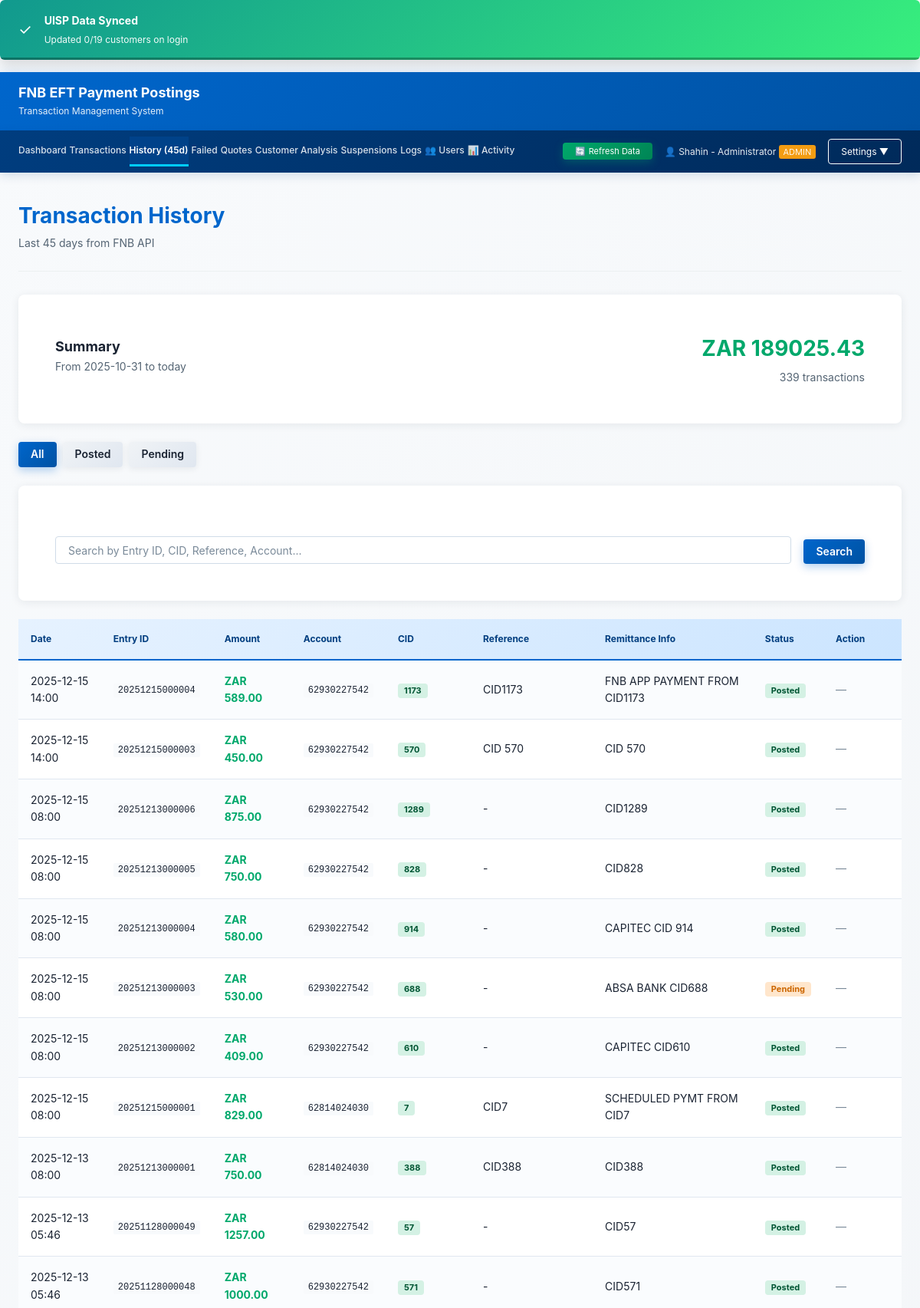
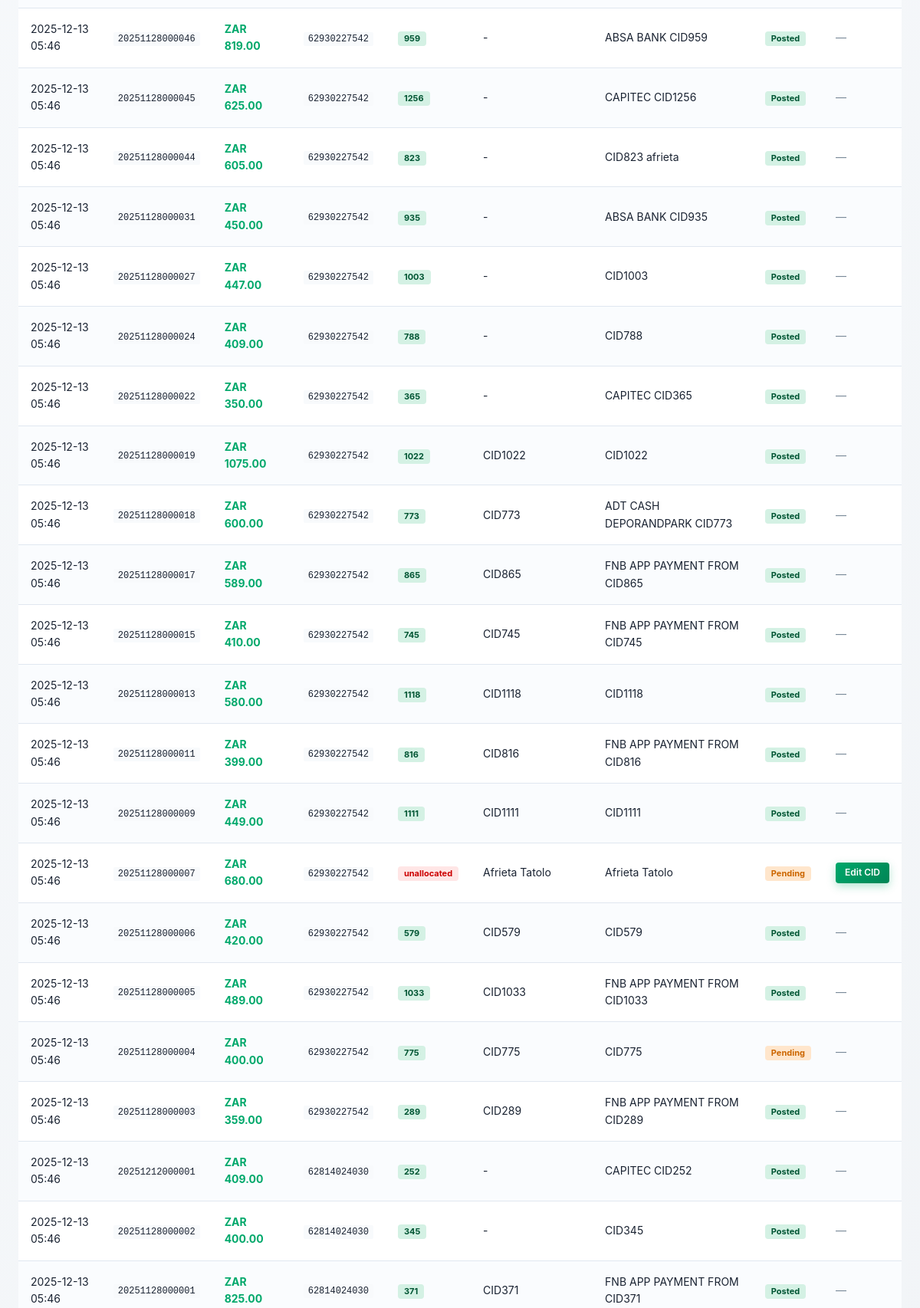
The page /transaction-history (signed in, upper part) on the database its author committed (2 pictures, top to bottom).
### app/models.py (models this page shows, shortened)
class User(UserMixin, db.Model):
    __tablename__ = 'users'
    id = db.Column(db.Integer, primary_key=True)
    username = db.Column(db.String(80), unique=True, nullable=False, index=True)
    password_hash = db.Column(db.String(255), nullable=False)
    full_name = db.Column(db.String(120), nullable=True)
    role = db.Column(db.String(20), default='user', nullable=False, index=True)
    is_active = db.Column(db.Boolean, default=True, nullable=False, index=True)
    must_change_password = db.Column(db.Boolean, default=True, nullable=False)
    last_login = db.Column(db.DateTime, nullable=True)
    created_at = db.Column(db.DateTime, default=datetime.utcnow, nullable=False)
    created_by = db.Column(db.String(80), nullable=True)
    updated_at = db.Column(db.DateTime, default=datetime.utcnow, onupdate=datetime.utcnow)

class Transaction(db.Model):
    __tablename__ = 'transactions'
    id = db.Column(db.Integer, primary_key=True)
    entryId = db.Column(db.String(255), unique=True, nullable=False, index=True)
    account = db.Column(db.String(50), nullable=False)
    amount = db.Column(db.Float, nullable=False)
    valueDate = db.Column(db.String(10), nullable=True)
    remittance_info = db.Column(db.Text, nullable=True)
    reference = db.Column(db.Text, nullable=True)
    CID = db.Column(db.String(50), default='unallocated')
    posted = db.Column(db.String(10), default='no')
    UISPpaymentId = db.Column(db.String(255), nullable=True)
    postedDate = db.Column(db.DateTime, nullable=True)
    status = db.Column(db.String(50), default='pending')
    note = db.Column(db.Text, nullable=True)
    source = db.Column(db.String(50), default='FNB-PAYMENT')
    original_reference = db.Column(db.Text, nullable=True)
    original_remittance_info = db.Column(db.Text, nullable=True)
    original_CID = db.Column(db.String(50), nullable=True)
    timestamp = db.Column(db.DateTime, default=datetime.utcnow, nullable=False, index=True)
    created_at = db.Column(db.DateTime, default=datetime.utcnow, nullable=False)
    updated_at = db.Column(db.DateTime, default=datetime.utcnow, onupdate=datetime.utcnow)
    __table_args__ = (
        Index('idx_timestamp_posted', 'timestamp', 'posted'),
        Index('idx_cid_posted', 'CID', 'posted'),
    )

### app/routes.py (the view, shortened to what this page needs)
@main_bp.route('/transaction-history', methods=['GET'])
@login_required
def transaction_history():
    page = request.args.get('page', 1, type=int)
    search = request.args.get('search', '', type=str).strip()
    status = request.args.get('status', 'all', type=str)
    per_page = 50
    from datetime import timedelta
    today = datetime.now(timezone.utc)
    cutoff_date = today - timedelta(days=45)
    query = Transaction.query.filter(
        Transaction.amount > 0,
        Transaction.timestamp >= cutoff_date
    )
    if status == 'yes':
        query = query.filter(Transaction.posted == 'yes')
    elif status == 'no':
        query = query.filter(Transaction.posted == 'no')
    transactions = query.order_by(Transaction.timestamp.desc()).paginate(
        page=page, per_page=per_page, error_out=False
    )
    total_amount = db.session.query(db.func.sum(Transaction.amount)).filter(
        Transaction.amount > 0,
        Transaction.timestamp >= cutoff_date
    )
    if status == 'yes':
        total_amount = total_amount.filter(Transaction.posted == 'yes')
    elif status == 'no':
        total_amount = total_amount.filter(Transaction.posted == 'no')
    total_amount = total_amount.scalar() or 0.0
    total_count = query.count()
    return render_template('transaction_history.html',
                         transactions=transactions,
                         search=search,
                         status=status,
                         total_amount=total_amount,
                         total_count=total_count,
                         cutoff_date=cutoff_date)

### app/templates/transaction_history.html (shortened to what this page needs)
{% extends "base.html" %}
{% block content %}
<div class="page-header">
    <div>
        <h1 class="page-title">Transaction History</h1>
        <p class="page-subtitle">Last 45 days from FNB API</p>
    </div>
</div>
<div class="card mb-lg">
    <div class="card-body">
        <div style="display: flex; justify-content: space-between; align-items: center;">
            <div>
                <h3 style="margin: 0;">Summary</h3>
                <p style="margin: 5px 0; color: var(--color-text-secondary);">From {{ cutoff_date.strftime('%Y-%m-%d') }} to today</p>
            </div>
            <div style="text-align: right;">
                <div style="font-size: 28px; font-weight: bold; color: var(--color-success);">ZAR {{ "%.2f"|format(total_amount) }}</div>
                <div style="color: var(--color-text-secondary); margin-top: 5px;">{{ total_count }} transactions</div>
            </div>
        </div>
    </div>
</div>
<div class="page-actions mb-lg">
    <a href="?status=all{% if search %}&search={{ search }}{% endif %}" class="btn {% if status == 'all' %}btn-primary{% else %}btn-secondary{% endif %}">All</a>
    <a href="?status=yes{% if search %}&search={{ search }}{% endif %}" class="btn {% if status == 'yes' %}btn-success{% else %}btn-secondary{% endif %}">Posted</a>
    <a href="?status=no{% if search %}&search={{ search }}{% endif %}" class="btn {% if status == 'no' %}btn-warning{% else %}btn-secondary{% endif %}">Pending</a>
</div>
<div class="card mb-lg">
    <div class="card-body">
        <form method="GET" action="/transaction-history" class="form-inline">
            <input type="text" name="search" value="{{ search }}" placeholder="Search by Entry ID, CID, Reference, Account..." class="form-control" style="flex: 1; margin-right: var(--spacing-sm);">
            <button type="submit" class="btn btn-primary">Search</button>
        </form>
    </div>
</div>
<div class="table-responsive">
    <table class="table table-striped table-hover">
        <thead>
            <tr>
                <th>Date</th>
                <th>Entry ID</th>
                <th>Amount</th>
                <th>Account</th>
                <th>CID</th>
                <th>Reference</th>
                <th>Remittance Info</th>
                <th>Status</th>
                <th style="width: 100px;">Action</th>
            </tr>
        </thead>
        <tbody>
            {% if transactions.items %}
                {% for txn in transactions.items %}
                <tr>
                    <td>{{ txn.timestamp.strftime('%Y-%m-%d %H:%M') if txn.timestamp else '-' }}</td>
                    <td><code>{{ txn.entryId }}</code></td>
                    <td><strong style="color: var(--color-success);">ZAR {{ "%.2f"|format(txn.amount) }}</strong></td>
                    <td><code>{{ txn.account }}</code></td>
                    <td>
                        {% if txn.CID == 'unallocated' %}
                            <span class="badge badge-danger">{{ txn.CID }}</span>
                        {% else %}
                            <span class="badge badge-success">{{ txn.CID }}</span>
                        {% endif %}
                    </td>
                    <td>{{ txn.reference or '-' }}</td>
                    <td title="{{ txn.remittance_info or '-' }}">{{ txn.remittance_info or '-' }}</td>
                    <td>
                        {% if txn.posted == 'yes' %}
                            <span class="badge badge-success">Posted</span>
                        {% else %}
                            <span class="badge badge-warning">Pending</span>
                        {% endif %}
                    </td>
                    <td>
                        {% if txn.CID == 'unallocated' and txn.posted == 'no' %}
                            <button class="btn btn-success btn-sm" onclick="openEditModal('{{ txn.entryId }}')">
                                Edit CID
                            </button>
                        {% else %}
                            <span style="color: var(--color-text-muted);">—</span>
                        {% endif %}
                    </td>
                </tr>
                {% endfor %}
            {% endif %}
        </tbody>
    </table>
</div>
{% endblock %}

### app/templates/base.html (shortened to what this page needs)
<!DOCTYPE html>
<html>
<head>
    <link rel="stylesheet" href="{{ url_for('static', filename='css/variables.css') }}?v=2.1">
    <link rel="stylesheet" href="{{ url_for('static', filename='css/base.css') }}?v=2.1">
    <link rel="stylesheet" href="{{ url_for('static', filename='css/layout.css') }}?v=2.1">
    <link rel="stylesheet" href="{{ url_for('static', filename='css/components/buttons.css') }}?v=2.1">
    <link rel="stylesheet" href="{{ url_for('static', filename='css/components/forms.css') }}?v=2.1">
    <link rel="stylesheet" href="{{ url_for('static', filename='css/components/cards.css') }}?v=2.1">
    <link rel="stylesheet" href="{{ url_for('static', filename='css/components/tables.css') }}?v=2.1">
    <link rel="stylesheet" href="{{ url_for('static', filename='css/components/badges.css') }}?v=2.1">
    <link rel="stylesheet" href="{{ url_for('static', filename='css/components/modals.css') }}?v=2.1">
    <link rel="stylesheet" href="{{ url_for('static', filename='css/components/alerts.css') }}?v=2.1">
    <link rel="stylesheet" href="{{ url_for('static', filename='css/theme-vibrant.css') }}?v=2.1">
</head>
<body>
    <div class="notification-container" id="notificationContainer"></div>
    <header>
        <h1>FNB EFT Payment Postings</h1>
        <p>Transaction Management System</p>
    </header>
    <nav>
        <div class="nav-links">
            <a href="/">Dashboard</a>
            <a href="/transactions">Transactions</a>
            <a href="/transaction-history">History (45d)</a>
            <a href="/failed">Failed</a>
            <a href="/quotes">Quotes</a>
            <a href="/customer-analysis">Customer Analysis</a>
            <a href="{{ url_for('suspension.list_suspensions') }}">Suspensions</a>
            {% if current_user.is_authenticated and current_user.role == 'admin' %}
            <a href="/execution-logs">Logs</a>
            <a href="{{ url_for('auth.users_page') }}">👥 Users</a>
            <a href="{{ url_for('auth.activity_logs_page') }}">📊 Activity</a>
            {% endif %}
        </div>
        <div class="nav-user">
            {% if current_user.is_authenticated %}
            <button class="refresh-btn" onclick="refreshAllData()" title="Refresh all customer data from UISP">
                <span>🔄</span>
                <span id="refresh-text">Refresh Data</span>
            </button>
            <div class="user-info">
                👤 {{ current_user.full_name or current_user.username }}
                {% if current_user.role == 'admin' %}<span style="background: #f39c12; padding: 2px 6px; border-radius: 3px; font-size: 11px;">ADMIN</span>{% endif %}
            </div>
            <div class="dropdown">
                <button class="dropdown-btn">Settings ▼</button>
            </div>
            {% endif %}
        </div>
    </nav>
    <div class="container">
        {% block content %}{% endblock %}
    </div>
</body>
</html>

### app/static/css/variables.css (style rules this page uses)
:root { --color-primary: #0066cc; --color-primary-dark: #004da6; --color-primary-darker: #003d7f; --color-primary-light: #e6f2ff; --color-success: #00a86b; --color-success-dark: #007d54; --color-success-light: #d4f1e4; --color-danger: #ff3333; --color-danger-dark: #cc0000; --color-danger-light: #ffe6e6; --color-warning: #ff9900; --color-warning-dark: #cc7700; --color-warning-light: #ffe6cc; --color-info: #0099ff; --color-info-light: #ccf0ff; --color-duplicate: #ff6b35; --color-duplicate-dark: #cc5429; --color-neutral: #7a8a99; --color-neutral-dark: #556574; --color-neutral-light: #f0f3f6; --color-bg: #ffffff; --color-bg-light: #f8fafc; --color-bg-lighter: #f0f3f6; --color-text: #1a2332; --color-text-secondary: #556574; --color-text-muted: #7a8a99; --color-text-inverse: #ffffff; --color-border: #ecf0f1; --color-border-dark: #ddd; --color-border-light: #f5f5f5; --font-primary: -apple-system, BlinkMacSystemFont, 'Segoe UI', Roboto, 'Helvetica Neue', Arial, sans-serif; --font-mono: 'Monaco', 'Menlo', 'Ubuntu Mono', 'Courier New', monospace; --font-size-xs: 11px; --font-size-sm: 12px; --font-size-base: 14px; --font-size-lg: 16px; --font-size-xl: 18px; --font-size-2xl: 24px; --font-size-3xl: 28px; --font-weight-normal: 400; --font-weight-medium: 500; --font-weight-semibold: 600; --font-weight-bold: 700; --line-height-tight: 1.2; --line-height-normal: 1.5; --line-height-relaxed: 1.6; --line-height-loose: 1.8; --spacing-xs: 4px; --spacing-sm: 8px; --spacing-md: 16px; --spacing-lg: 24px; --spacing-xl: 32px; --spacing-2xl: 48px; --shadow-sm: 0 2px 4px rgba(0, 0, 0, 0.08); --shadow-md: 0 4px 8px rgba(0, 0, 0, 0.10); --shadow-lg: 0 8px 16px rgba(0, 0, 0, 0.12); --shadow-xl: 0 12px 24px rgba(0, 0, 0, 0.15); --shadow-2xl: 0 20px 40px rgba(0, 0, 0, 0.20); --radius-sm: 2px; --radius-md: 4px; --radius-lg: 6px; --radius-xl: 8px; --radius-full: 50%; --transition-fast: 0.15s ease; --transition-base: 0.2s ease; --transition-slow: 0.3s ease; --transition-slower: 0.4s ease; --z-dropdown: 100; --z-sticky: 200; --z-fixed: 300; --z-modal-backdrop: 900; --z-modal: 1000; --z-tooltip: 1100; --z-notification: 1200; --breakpoint-xs: 320px; --breakpoint-sm: 480px; --breakpoint-md: 768px; --breakpoint-lg: 1024px; --breakpoint-xl: 1280px; --breakpoint-2xl: 1536px; --container-sm: 640px; --container-md: 768px; --container-lg: 1024px; --container-xl: 1200px; --container-2xl: 1280px; }

### app/static/css/base.css (style rules this page uses)
* { margin: 0; padding: 0; box-sizing: border-box; }
html { scroll-behavior: smooth; -webkit-font-smoothing: antialiased; -moz-osx-font-smoothing: grayscale; }
body { font-family: var(--font-primary); font-size: var(--font-size-base); font-weight: var(--font-weight-normal); line-height: var(--line-height-relaxed); color: var(--color-text); background: linear-gradient(135deg, #f8fafc 0%, #f0f3f6 100%); min-height: 100vh; }
h1, h2, h3, h4, h5, h6 { margin: 0; font-weight: var(--font-weight-bold); line-height: var(--line-height-tight); color: var(--color-text); }
h1 { font-size: var(--font-size-3xl); margin-bottom: var(--spacing-lg); }
h3 { font-size: var(--font-size-xl); margin-bottom: var(--spacing-sm); }
p { margin: 0; margin-bottom: var(--spacing-md); }
p:last-child { margin-bottom: 0; }
a { color: var(--color-primary); text-decoration: none; transition: color var(--transition-base); }
code, pre { font-family: var(--font-mono); font-size: var(--font-size-sm); background: var(--color-bg-light); padding: 2px 6px; border-radius: var(--radius-sm); color: var(--color-text); }
input, textarea, select { font-family: inherit; font-size: inherit; line-height: inherit; color: inherit; }
button { font-family: inherit; cursor: pointer; border: none; background: none; }
table { width: 100%; border-collapse: collapse; margin-bottom: var(--spacing-lg); }
.container { width: 100%; max-width: var(--container-xl); margin: 0 auto; padding: 0 var(--spacing-md); }

### app/static/css/components/cards.css (style rules this page uses)
.card { background: var(--color-bg); border: none; border-radius: var(--radius-lg); padding: var(--spacing-lg); margin-bottom: var(--spacing-lg); box-shadow: 0 2px 12px rgba(26, 35, 50, 0.08); transition: all var(--transition-base); }
.card-body { margin: 0; padding: 0; }
.card-body > :last-child { margin-bottom: 0; }

### rows shown on the page
User: full_name "Shahin - Administrator"
Transaction: timestamp "2025-12-15 14:00", entryId "20251215000004", amount "589.00", account "62930227542", CID "1173", reference "CID1173", remittance_info "FNB APP PAYMENT FROM CID1173", posted "Posted"
Transaction: timestamp "2025-12-15 14:00", entryId "20251215000003", amount "450.00", account "62930227542", CID "570", reference "CID 570", remittance_info "CID 570", posted "Posted"
Transaction: timestamp "2025-12-15 08:00", entryId "20251213000006", amount "875.00", account "62930227542", CID "1289", reference "-", remittance_info "CID1289", posted "Posted"
Transaction: timestamp "2025-12-15 08:00", entryId "20251213000005", amount "750.00", account "62930227542", CID "828", reference "-", remittance_info "CID828", posted "Posted"
Transaction: timestamp "2025-12-15 08:00", entryId "20251213000004", amount "580.00", account "62930227542", CID "914", reference "-", remittance_info "CAPITEC CID 914", posted "Posted"
Transaction: timestamp "2025-12-15 08:00", entryId "20251213000003", amount "530.00", account "62930227542", CID "688", reference "-", remittance_info "ABSA BANK CID688", posted "Pending"
Transaction: timestamp "2025-12-15 08:00", entryId "20251213000002", amount "409.00", account "62930227542", CID "610", reference "-", remittance_info "CAPITEC CID610", posted "Posted"
Transaction: timestamp "2025-12-15 08:00", entryId "20251215000001", amount "829.00", account "62814024030", CID "7", reference "CID7", remittance_info "SCHEDULED PYMT FROM CID7", posted "Posted"
Transaction: timestamp "2025-12-13 08:00", entryId "20251213000001", amount "750.00", account "62814024030", CID "388", reference "CID388", remittance_info "CID388", posted "Posted"
Transaction: timestamp "2025-12-13 05:46", entryId "20251128000049", amount "1257.00", account "62930227542", CID "57", reference "-", remittance_info "CID57", posted "Posted"
Transaction: timestamp "2025-12-13 05:46", entryId "20251128000048", amount "1000.00", account "62930227542", CID "571", reference "-", remittance_info "CID571", posted "Posted"
Transaction: timestamp "2025-12-13 05:46", entryId "20251128000046", amount "819.00", account "62930227542", CID "959", reference "-", remittance_info "ABSA BANK CID959", posted "Posted"
Transaction: timestamp "2025-12-13 05:46", entryId "20251128000045", amount "625.00", account "62930227542", CID "1256", reference "-", remittance_info "CAPITEC CID1256", posted "Posted"
Transaction: timestamp "2025-12-13 05:46", entryId "20251128000044", amount "605.00", account "62930227542", CID "823", reference "-", remittance_info "CID823 afrieta", posted "Posted"
Transaction: timestamp "2025-12-13 05:46", entryId "20251128000031", amount "450.00", account "62930227542", CID "935", reference "-", remittance_info "ABSA BANK CID935", posted "Posted"
Transaction: timestamp "2025-12-13 05:46", entryId "20251128000027", amount "447.00", account "62930227542", CID "1003", reference "-", remittance_info "CID1003", posted "Posted"
Transaction: timestamp "2025-12-13 05:46", entryId "20251128000024", amount "409.00", account "62930227542", CID "788", reference "-", remittance_info "CID788", posted "Posted"
Transaction: timestamp "2025-12-13 05:46", entryId "20251128000022", amount "350.00", account "62930227542", CID "365", reference "-", remittance_info "CAPITEC CID365", posted "Posted"
Transaction: timestamp "2025-12-13 05:46", entryId "20251128000019", amount "1075.00", account "62930227542", CID "1022", reference "CID1022", remittance_info "CID1022", posted "Posted"
Transaction: timestamp "2025-12-13 05:46", entryId "20251128000018", amount "600.00", account "62930227542", CID "773", reference "CID773", remittance_info "ADT CASH DEPORANDPARK CID773", posted "Posted"
Transaction: timestamp "2025-12-13 05:46", entryId "20251128000017", amount "589.00", account "62930227542", CID "865", reference "CID865", remittance_info "FNB APP PAYMENT FROM CID865", posted "Posted"
Transaction: timestamp "2025-12-13 05:46", entryId "20251128000015", amount "410.00", account "62930227542", CID "745", reference "CID745", remittance_info "FNB APP PAYMENT FROM CID745", posted "Posted"
Transaction: timestamp "2025-12-13 05:46", entryId "20251128000013", amount "580.00", account "62930227542", CID "1118", reference "CID1118", remittance_info "CID1118", posted "Posted"
Transaction: timestamp "2025-12-13 05:46", entryId "20251128000011", amount "399.00", account "62930227542", CID "816", reference "CID816", remittance_info "FNB APP PAYMENT FROM CID816", posted "Posted"
Transaction: timestamp "2025-12-13 05:46", entryId "20251128000009", amount "449.00", account "62930227542", CID "1111", reference "CID1111", remittance_info "CID1111", posted "Posted"
Transaction: timestamp "2025-12-13 05:46", entryId "20251128000007", amount "680.00", account "62930227542", CID "unallocated", reference "Afrieta Tatolo", remittance_info "Afrieta Tatolo", posted "Pending"
Transaction: timestamp "2025-12-13 05:46", entryId "20251128000006", amount "420.00", account "62930227542", CID "579", reference "CID579", remittance_info "CID579", posted "Posted"
Transaction: timestamp "2025-12-13 05:46", entryId "20251128000005", amount "489.00", account "62930227542", CID "1033", reference "CID1033", remittance_info "FNB APP PAYMENT FROM CID1033", posted "Posted"
Transaction: timestamp "2025-12-13 05:46", entryId "20251128000004", amount "400.00", account "62930227542", CID "775", reference "CID775", remittance_info "CID775", posted "Pending"
Transaction: timestamp "2025-12-13 05:46", entryId "20251128000003", amount "359.00", account "62930227542", CID "289", reference "CID289", remittance_info "FNB APP PAYMENT FROM CID289", posted "Posted"
Transaction: timestamp "2025-12-13 05:46", entryId "20251212000001", amount "409.00", account "62814024030", CID "252", reference "-", remittance_info "CAPITEC CID252", posted "Posted"
Transaction: timestamp "2025-12-13 05:46", entryId "20251128000002", amount "400.00", account "62814024030", CID "345", reference "-", remittance_info "CID345", posted "Posted"
Transaction: timestamp "2025-12-13 05:46", entryId "20251128000001", amount "825.00", account "62814024030", CID "371", reference "CID371", remittance_info "FNB APP PAYMENT FROM CID371", posted "Posted"

### other values the page prints
{{ "%.2f"|format(total_amount) }} "189025.43"
{{ total_count }} "339"
